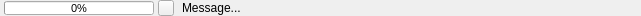
<?xml version="1.0" encoding="UTF-8"?>
<ui version="4.0">
 <class>ProgressBar</class>
 <widget class="QWidget" name="ProgressBar">
  <property name="geometry">
   <rect>
    <x>0</x>
    <y>0</y>
    <width>641</width>
    <height>16</height>
   </rect>
  </property>
  <property name="sizePolicy">
   <sizepolicy hsizetype="Preferred" vsizetype="Minimum">
    <horstretch>0</horstretch>
    <verstretch>0</verstretch>
   </sizepolicy>
  </property>
  <property name="minimumSize">
   <size>
    <width>0</width>
    <height>16</height>
   </size>
  </property>
  <property name="maximumSize">
   <size>
    <width>16777215</width>
    <height>16</height>
   </size>
  </property>
  <property name="font">
   <font>
    <pointsize>8</pointsize>
   </font>
  </property>
  <property name="windowTitle">
   <string>Form</string>
  </property>
  <layout class="QGridLayout" name="gridLayout">
   <property name="leftMargin">
    <number>0</number>
   </property>
   <property name="topMargin">
    <number>0</number>
   </property>
   <property name="rightMargin">
    <number>0</number>
   </property>
   <property name="bottomMargin">
    <number>0</number>
   </property>
   <property name="spacing">
    <number>0</number>
   </property>
   <item row="0" column="0">
    <layout class="QHBoxLayout" name="mainLayout">
     <property name="spacing">
      <number>4</number>
     </property>
     <property name="leftMargin">
      <number>4</number>
     </property>
     <item>
      <widget class="QProgressBar" name="progressBar">
       <property name="minimumSize">
        <size>
         <width>150</width>
         <height>0</height>
        </size>
       </property>
       <property name="maximumSize">
        <size>
         <width>150</width>
         <height>14</height>
        </size>
       </property>
       <property name="value">
        <number>0</number>
       </property>
      </widget>
     </item>
     <item>
      <widget class="QPushButton" name="stopButton">
       <property name="minimumSize">
        <size>
         <width>16</width>
         <height>16</height>
        </size>
       </property>
       <property name="maximumSize">
        <size>
         <width>16</width>
         <height>16</height>
        </size>
       </property>
       <property name="layoutDirection">
        <enum>Qt::RightToLeft</enum>
       </property>
       <property name="autoFillBackground">
        <bool>false</bool>
       </property>
       <property name="styleSheet">
        <string notr="true"/>
       </property>
       <property name="text">
        <string/>
       </property>
       <property name="iconSize">
        <size>
         <width>12</width>
         <height>12</height>
        </size>
       </property>
       <property name="autoDefault">
        <bool>false</bool>
       </property>
       <property name="default">
        <bool>false</bool>
       </property>
       <property name="flat">
        <bool>false</bool>
       </property>
      </widget>
     </item>
     <item>
      <widget class="QLabel" name="message">
       <property name="maximumSize">
        <size>
         <width>16777215</width>
         <height>16</height>
        </size>
       </property>
       <property name="font">
        <font>
         <pointsize>9</pointsize>
        </font>
       </property>
       <property name="layoutDirection">
        <enum>Qt::LeftToRight</enum>
       </property>
       <property name="text">
        <string>Message...</string>
       </property>
       <property name="indent">
        <number>4</number>
       </property>
      </widget>
     </item>
    </layout>
   </item>
  </layout>
 </widget>
 <resources>
  <include location="../../../resources/resources.qrc"/>
 </resources>
 <connections/>
</ui>
